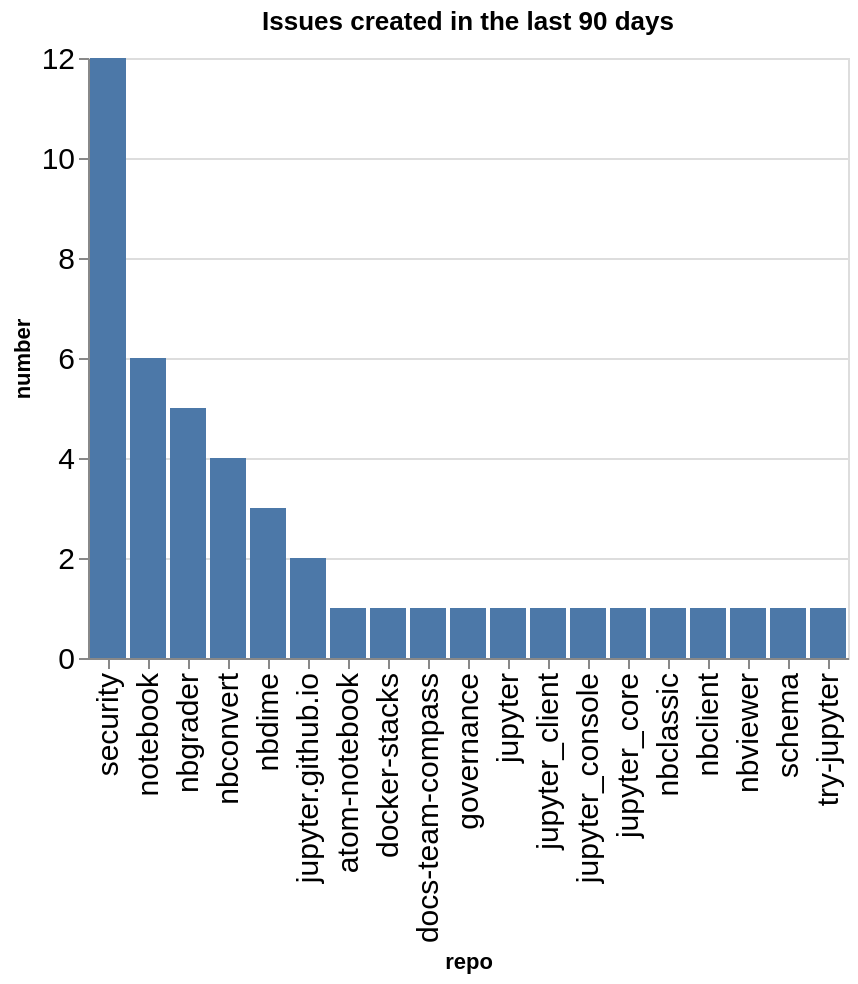

Notebook code for this chart:
### Code cell
created_counts = created.groupby(['org', 'repo']).count()['number'].reset_index()
created_counts['org/repo'] = created_counts.apply(lambda a: a['org'] + '/' + a['repo'], axis=1)
sorted_vals = created_counts.sort_values(['org', 'number'], ascending=False)['repo'].values
alt.Chart(data=created_counts, title=f"Issues created in the last {n_days} days").mark_bar().encode(
    x=alt.X('repo', sort=alt.Sort(sorted_vals.tolist())),
    y='number',
)

### Figure 1 — Vega-Lite specification as saved in the notebook (floating-point values rounded to 4 significant figures)
{"config": {"axisLeft": {"labelFontSize": 15}, "axisBottom": {"labelFontSize": 15}}, "data": {"name": "data-1701248f7dc1baa7f90461fe265cee2f"}, "mark": {"type": "bar"}, "encoding": {"x": {"field": "repo", "sort": ["security", "notebook", "nbgrader", "nbconvert", "nbdime", "jupyter.github.io", "atom-notebook", "docker-stacks", "docs-team-compass", "governance", "jupyter", "jupyter_client", "jupyter_console", "jupyter_core", "nbclassic", "nbclient", "nbviewer", "schema", "try-jupyter"], "type": "nominal"}, "y": {"field": "number", "type": "quantitative"}}, "title": "Issues created in the last 90 days", "$schema": "https://vega.github.io/schema/vega-lite/v5.20.1.json", "datasets": {"data-1701248f7dc1baa7f90461fe265cee2f": [{"org": "jupyter", "repo": "atom-notebook", "number": 1, "org/repo": "jupyter/atom-notebook"}, {"org": "jupyter", "repo": "docker-stacks", "number": 1, "org/repo": "jupyter/docker-stacks"}, {"org": "jupyter", "repo": "docs-team-compass", "number": 1, "org/repo": "jupyter/docs-team-compass"}, {"org": "jupyter", "repo": "governance", "number": 1, "org/repo": "jupyter/governance"}, {"org": "jupyter", "repo": "jupyter", "number": 1, "org/repo": "jupyter/jupyter"}, {"org": "jupyter", "repo": "jupyter.github.io", "number": 2, "org/repo": "jupyter/jupyter.github.io"}, {"org": "jupyter", "repo": "jupyter_client", "number": 1, "org/repo": "jupyter/jupyter_client"}, {"org": "jupyter", "repo": "jupyter_console", "number": 1, "org/repo": "jupyter/jupyter_console"}, {"org": "jupyter", "repo": "jupyter_core", "number": 1, "org/repo": "jupyter/jupyter_core"}, {"org": "jupyter", "repo": "nbclassic", "number": 1, "org/repo": "jupyter/nbclassic"}, {"org": "jupyter", "repo": "nbclient", "number": 1, "org/repo": "jupyter/nbclient"}, {"org": "jupyter", "repo": "nbconvert", "number": 4, "org/repo": "jupyter/nbconvert"}, {"org": "jupyter", "repo": "nbdime", "number": 3, "org/repo": "jupyter/nbdime"}, {"org": "jupyter", "repo": "nbgrader", "number": 5, "org/repo": "jupyter/nbgrader"}, {"org": "jupyter", "repo": "nbviewer", "number": 1, "org/repo": "jupyter/nbviewer"}, {"org": "jupyter", "repo": "notebook", "number": 6, "org/repo": "jupyter/notebook"}, {"org": "jupyter", "repo": "schema", "number": 1, "org/repo": "jupyter/schema"}, {"org": "jupyter", "repo": "security", "number": 12, "org/repo": "jupyter/security"}, {"org": "jupyter", "repo": "try-jupyter", "number": 1, "org/repo": "jupyter/try-jupyter"}]}}
